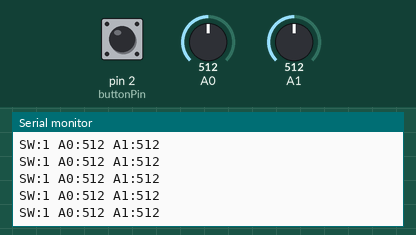
This sketch was run on a simulated Arduino Uno, built with avr-gcc and run on an emulated ATmega328P. On the bench: the last lines printed to the serial monitor. The inputs (shaded band) are chosen by the test bench; at power-on: A0 = 512, A1 = 512, pin 2 (buttonPin) HIGH.

Above: at 1.2 s.
1.3 s: A0 set to 108
At 2.0 s:
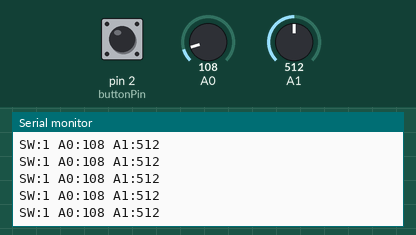
4.3 s: A0 set to 92
At 4.8 s:
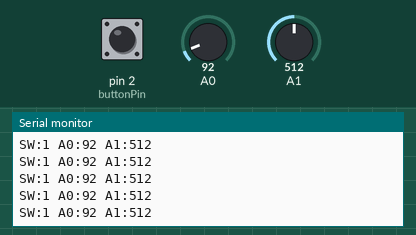
7.3 s: A1 set to 106
At 8.1 s:
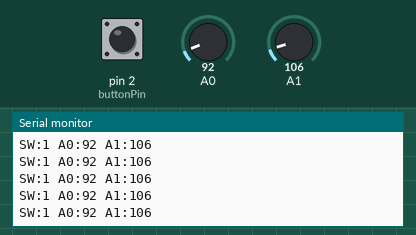
10.3 s: A1 set to 89
At 11.2 s:
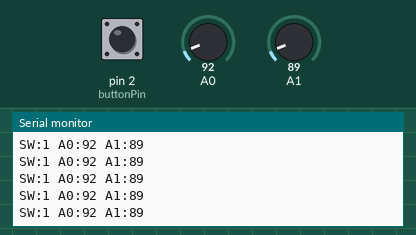
Timing chart, 0 to 13.3 s (numbered marks = the images above; inputs shaded):
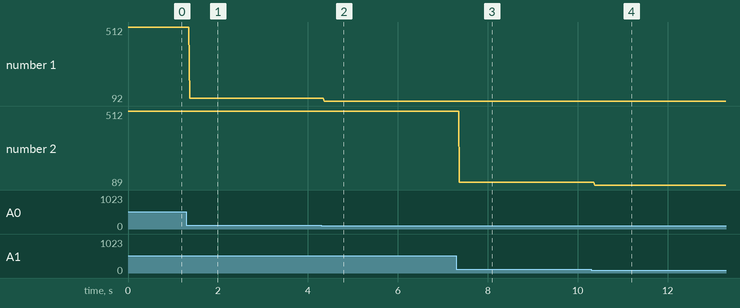

The sketch:

P02_A_BUTTON.ino
```cpp
const int ledPin = 13;
const int buttonPin = 2;

void setup() {
  // put your setup code here, to run once:
    pinMode(buttonPin,INPUT_PULLUP);
    Serial.begin(9600);
}

void loop() {
  // put your main code here, to run repeatedly:
    String string =   String("SW:") + digitalRead(buttonPin)
    + " A0:" + analogRead(A0)
    + " A1:" + analogRead(A1);

    Serial.println(string);
}
```

Measured:
- after the input at 1.3 s, the serial monitor: prints a new line after 0.07 s (image 1)
- after the input at 4.3 s, the serial monitor: prints a new line after 0.07 s (image 2)
- after the input at 7.3 s, the serial monitor: prints a new line after 0.07 s (image 3)
- after the input at 10.3 s, the serial monitor: prints a new line after 0.08 s (image 4)
- plotted number 1: 512 → 108 after the input at 1.3 s, 108 → 92 after the input at 4.3 s
- plotted number 2: 512 → 106 after the input at 7.3 s, 106 → 89 after the input at 10.3 s
